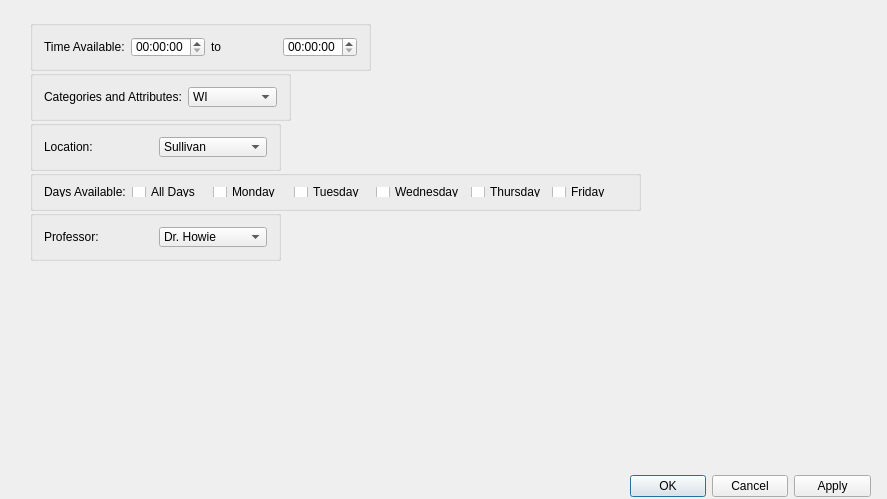
<?xml version="1.0" encoding="UTF-8"?>
<ui version="4.0">
 <class>Dialog</class>
 <widget class="QDialog" name="Dialog">
  <property name="geometry">
   <rect>
    <x>0</x>
    <y>0</y>
    <width>887</width>
    <height>499</height>
   </rect>
  </property>
  <property name="acceptDrops">
   <bool>false</bool>
  </property>
  <property name="windowTitle">
   <string>Preferences</string>
  </property>
  <property name="autoFillBackground">
   <bool>false</bool>
  </property>
  <widget class="QGroupBox" name="time_available_grpbox">
   <property name="geometry">
    <rect>
     <x>30</x>
     <y>20</y>
     <width>341</width>
     <height>51</height>
    </rect>
   </property>
   <layout class="QHBoxLayout" name="time_layout_horiz">
    <item>
     <widget class="QLabel" name="time_available_lbl">
      <property name="text">
       <string>Time Available:</string>
      </property>
     </widget>
    </item>
    <item>
     <widget class="QTimeEdit" name="available_from_time_edit"/>
    </item>
    <item>
     <widget class="QLabel" name="time_to_lbl">
      <property name="text">
       <string>to</string>
      </property>
     </widget>
    </item>
    <item>
     <widget class="QTimeEdit" name="available_to_time_edit"/>
    </item>
   </layout>
  </widget>
  <widget class="QGroupBox" name="location_grpbox">
   <property name="geometry">
    <rect>
     <x>30</x>
     <y>120</y>
     <width>251</width>
     <height>51</height>
    </rect>
   </property>
   <layout class="QHBoxLayout" name="location_layout_horiz">
    <item>
     <widget class="QLabel" name="location_lbl">
      <property name="text">
       <string>Location:</string>
      </property>
     </widget>
    </item>
    <item>
     <widget class="QComboBox" name="location_comb">
      <item>
       <property name="text">
        <string>Sullivan</string>
       </property>
      </item>
      <item>
       <property name="text">
        <string>Petty</string>
       </property>
      </item>
     </widget>
    </item>
   </layout>
  </widget>
  <widget class="QGroupBox" name="days_available_grpbox">
   <property name="geometry">
    <rect>
     <x>30</x>
     <y>170</y>
     <width>611</width>
     <height>41</height>
    </rect>
   </property>
   <layout class="QHBoxLayout" name="location_layout_horiz_2">
    <item>
     <widget class="QLabel" name="days_available_lbl">
      <property name="text">
       <string>Days Available:</string>
      </property>
     </widget>
    </item>
    <item>
     <widget class="QCheckBox" name="all_days_chk">
      <property name="text">
       <string>All Days</string>
      </property>
     </widget>
    </item>
    <item>
     <widget class="QCheckBox" name="monday_chk">
      <property name="text">
       <string>Monday</string>
      </property>
     </widget>
    </item>
    <item>
     <widget class="QCheckBox" name="tues_chk">
      <property name="text">
       <string>Tuesday</string>
      </property>
     </widget>
    </item>
    <item>
     <widget class="QCheckBox" name="wed_chk">
      <property name="text">
       <string>Wednesday</string>
      </property>
     </widget>
    </item>
    <item>
     <widget class="QCheckBox" name="thurs_chk">
      <property name="text">
       <string>Thursday</string>
      </property>
     </widget>
    </item>
    <item>
     <widget class="QCheckBox" name="fri_chk">
      <property name="text">
       <string>Friday</string>
      </property>
     </widget>
    </item>
   </layout>
  </widget>
  <widget class="QGroupBox" name="category_grpbox">
   <property name="geometry">
    <rect>
     <x>30</x>
     <y>70</y>
     <width>261</width>
     <height>51</height>
    </rect>
   </property>
   <layout class="QHBoxLayout" name="category_layout_horiz">
    <item>
     <widget class="QLabel" name="categories_lbl">
      <property name="text">
       <string>Categories and Attributes:</string>
      </property>
     </widget>
    </item>
    <item>
     <widget class="QComboBox" name="category_comb">
      <item>
       <property name="text">
        <string>WI</string>
       </property>
      </item>
      <item>
       <property name="text">
        <string>GLT</string>
       </property>
      </item>
      <item>
       <property name="text">
        <string>SI</string>
       </property>
      </item>
     </widget>
    </item>
   </layout>
  </widget>
  <widget class="QDialogButtonBox" name="buttonBox">
   <property name="geometry">
    <rect>
     <x>630</x>
     <y>470</y>
     <width>241</width>
     <height>32</height>
    </rect>
   </property>
   <property name="standardButtons">
    <set>QDialogButtonBox::Apply|QDialogButtonBox::Cancel|QDialogButtonBox::Ok</set>
   </property>
  </widget>
  <widget class="QGroupBox" name="professor_grpbox">
   <property name="geometry">
    <rect>
     <x>30</x>
     <y>210</y>
     <width>251</width>
     <height>51</height>
    </rect>
   </property>
   <layout class="QHBoxLayout" name="professor_layout_horiz">
    <item>
     <widget class="QLabel" name="professor_lbl">
      <property name="text">
       <string>Professor:</string>
      </property>
     </widget>
    </item>
    <item>
     <widget class="QComboBox" name="professor_comb">
      <item>
       <property name="text">
        <string>Dr. Howie</string>
       </property>
      </item>
      <item>
       <property name="text">
        <string>Dr. Aleshire</string>
       </property>
      </item>
     </widget>
    </item>
   </layout>
  </widget>
 </widget>
 <layoutdefault spacing="6" margin="11"/>
 <resources/>
 <connections/>
</ui>
